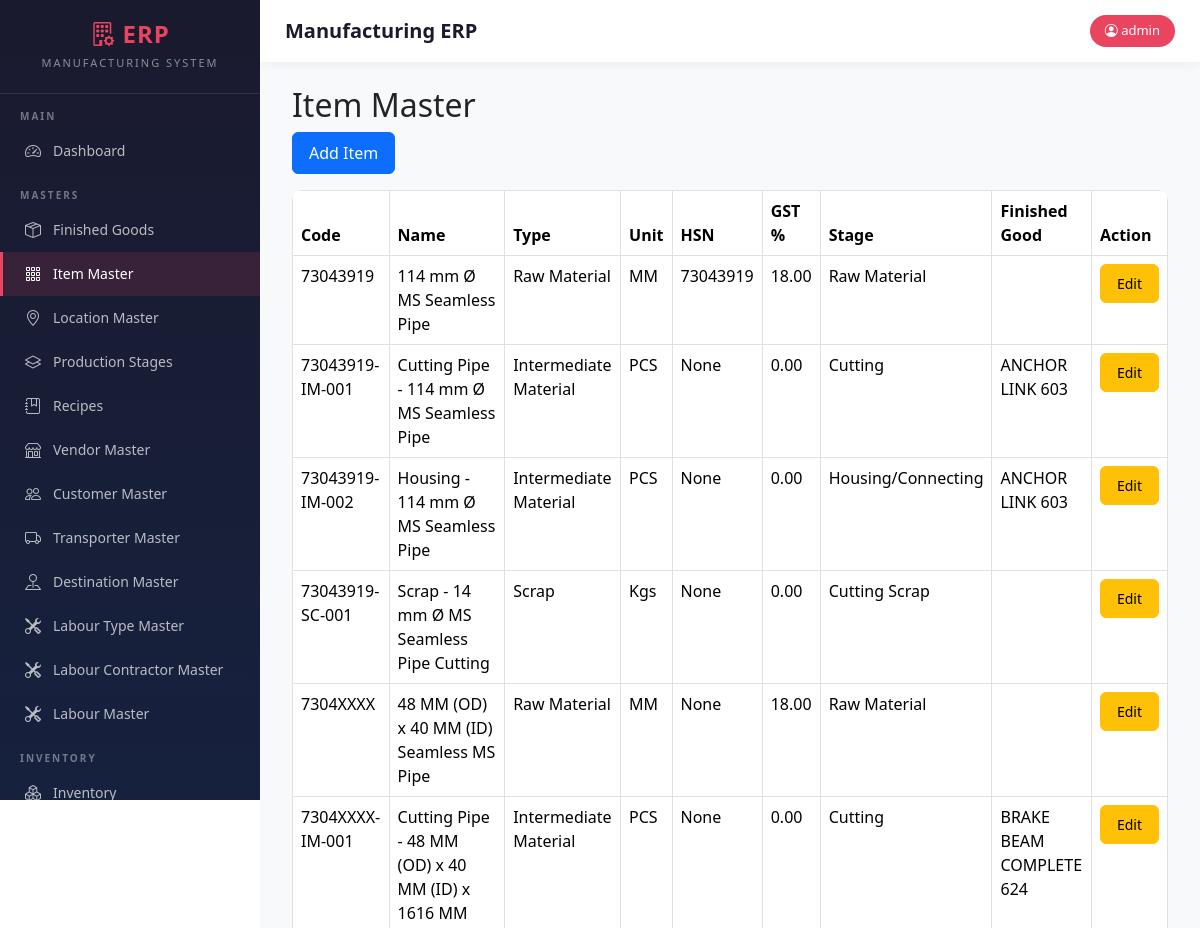
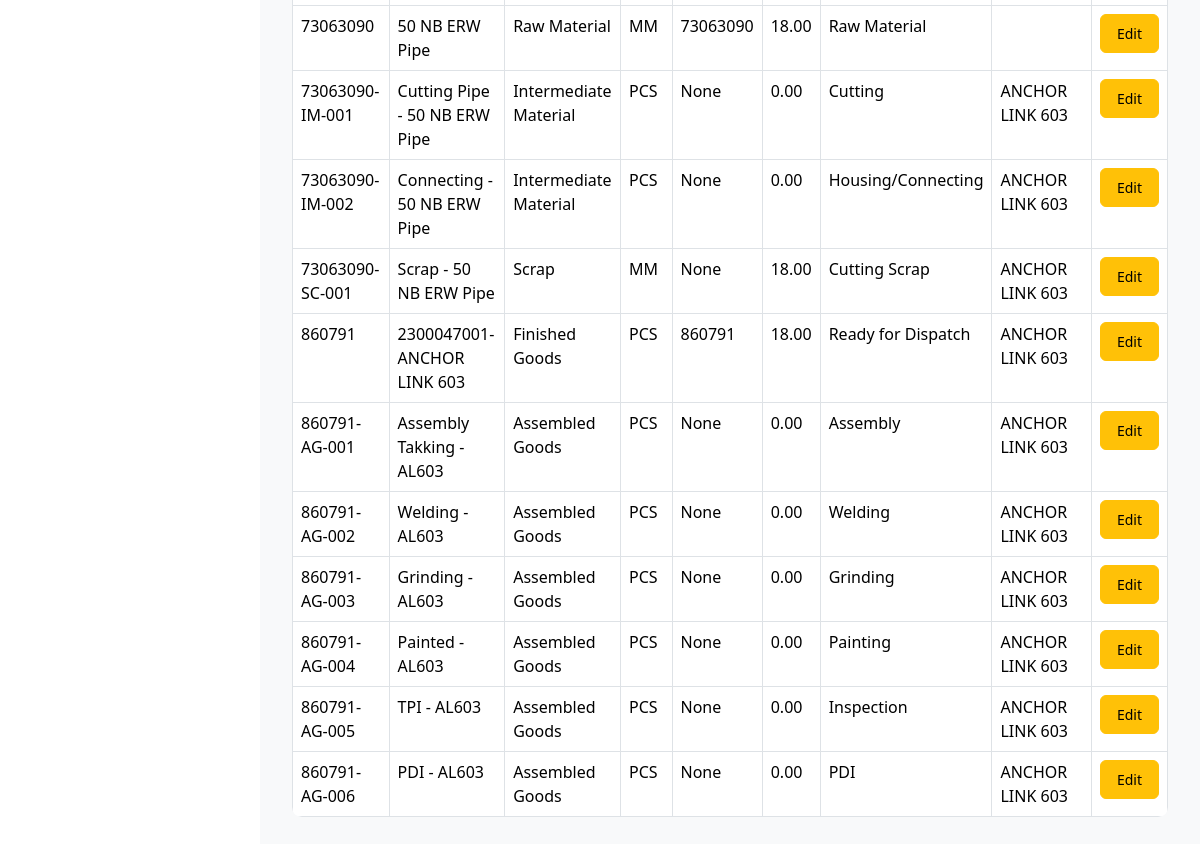
Screenshot of /items (signed in) with the database file from the repository (2 pictures, top to bottom).
### models.py (models this page shows)
class User(UserMixin, db.Model):
    __tablename__ = "users"
    id = db.Column(db.Integer, primary_key=True)
    username = db.Column(
        db.String(100),
        unique=True,
        nullable=False
    )
    password = db.Column(
        db.String(255),
        nullable=False
    )
    role = db.Column(
        db.String(20),
        nullable=False
    )

class ItemMaster(db.Model):
    __tablename__ = "item_master"
    id = db.Column(db.Integer, primary_key=True)
    item_code = db.Column(
        db.String(50),
        unique=True,
        nullable=False
    )
    item_name = db.Column(
        db.String(255),
        nullable=False
    )
    item_type = db.Column(
        db.String(50),
        nullable=False
    )
    production_stage = db.Column(
    db.String(100)
    )
    production_stage_id = db.Column(
    db.Integer,
    db.ForeignKey(
        "production_stage_master.id"
    ),
    nullable=True
    )
    production_stage_rel = db.relationship(
    "ProductionStageMaster"
    )
    unit = db.Column(
        db.String(20),
        nullable=False
    )
    finished_good_id = db.Column(
    db.Integer,
    db.ForeignKey("finished_goods.id"),
    nullable=True
    )
    hsn_code = db.Column(
    db.String(20)
    )
    gst_rate = db.Column(
    db.Float,
    default=18
    )
    active = db.Column(
        db.Boolean,
        default=True
    )

class ProductionStageMaster(db.Model):
    __tablename__ = "production_stage_master"
    id = db.Column(
        db.Integer,
        primary_key=True
    )
    stage_no = db.Column(
        db.Integer,
        nullable=False
    )
    stage_name = db.Column(
        db.String(100),
        nullable=False
    )
    active = db.Column(
        db.Boolean,
        default=True
    )

class FinishedGood(db.Model):
    __tablename__ = "finished_goods"
    id = db.Column(db.Integer, primary_key=True)
    fg_code = db.Column(
        db.String(50),
        unique=True,
        nullable=False
    )
    fg_name = db.Column(
        db.String(200),
        nullable=False
    )
    pl_number = db.Column(
        db.String(100),
        nullable=True
    )
    uvam_reference = db.Column(
        db.String(500),
        nullable=True
    )
    items = db.relationship(
    "ItemMaster",
    backref="finished_good",
    lazy=True
    )
    active = db.Column(
        db.Boolean,
        default=True
    )

### blueprints/masters/routes.py (the view)
@masters_bp.route("/items")
@login_required
def items():
    item_list = ItemMaster.query.order_by(
        ItemMaster.item_code
        ).all()
    return render_template(
        "items.html",
        item_list=item_list
    )

### app.py (called while the page is built)
@login_manager.user_loader
def load_user(user_id):
    return User.query.get(int(user_id))

### templates/items.html
{% extends "base.html" %}
{% block content %}
<div class="container mt-4">
    <h2>Item Master</h2>
    <a href="/items/add"
       class="btn btn-primary mb-3">
        Add Item
    </a>
    <table class="table table-bordered">
        <thead>
            <tr>
                <th>Code</th>
                <th>Name</th>
                <th>Type</th>
                <th>Unit</th>
                <th>
                    HSN
                </th>
                <th>
                    GST %
                </th>
                <th>Stage</th>
                <th>Finished Good</th>
                <th>Action</th>
            </tr>
        </thead>
        <tbody>
            {% for item in item_list %}
            <tr>
                <td>{{ item.item_code }}</td>
                <td>{{ item.item_name }}</td>
                <td>{{ item.item_type }}</td>
                <td>{{ item.unit }}</td>
                <td>
                    {{ item.hsn_code }}
                </td>
                <td>
                    {{ "%.2f"|format(item.gst_rate or 0) }}
                </td>
                <td>
                    {% if item.production_stage_rel %}
                    {{ item.production_stage_rel.stage_name }}
                    {% endif %}
                </td>
                <td>
                    {{ item.finished_good.fg_name if item.finished_good else '' }}
                </td>
                <td>
                    <a href="/items/edit/{{ item.id }}"
                       class="btn btn-sm btn-warning">
                        Edit
                    </a>
                </td>
            </tr>
            {% endfor %}
        </tbody>
    </table>
</div>
{% endblock %}

### templates/base.html (shortened to what this page needs)
<!DOCTYPE html>
<html>
<head>
<link href="https://cdn.jsdelivr.net/npm/bootstrap@5.3.3/dist/css/bootstrap.min.css" rel="stylesheet">
<link href="https://cdn.jsdelivr.net/npm/select2@4.1.0-rc.0/dist/css/select2.min.css" rel="stylesheet" />
<link href="https://cdn.jsdelivr.net/npm/tom-select/dist/css/tom-select.bootstrap5.min.css" rel="stylesheet">
<link rel="stylesheet" href="https://cdn.datatables.net/1.13.8/css/jquery.dataTables.min.css">
<link rel="stylesheet" href="https://cdn.datatables.net/buttons/2.4.2/css/buttons.dataTables.min.css">
<link rel="stylesheet" href="https://cdn.datatables.net/fixedheader/3.4.0/css/fixedHeader.dataTables.min.css">
<link rel="stylesheet" href="https://cdn.datatables.net/fixedcolumns/4.3.0/css/fixedColumns.dataTables.min.css">
<link rel="stylesheet" href="https://cdn.jsdelivr.net/npm/bootstrap-icons@1.11.3/font/bootstrap-icons.min.css">
</head>
<body>
<div class="sidebar">
    <div class="sidebar-brand">
        <h4><i class="bi bi-building-gear"></i> ERP</h4>
        <small>Manufacturing System</small>
    </div>
    <div class="nav-section">Main</div>
    <ul class="nav flex-column">
        <li class="nav-item">
            <a class="nav-link" href="/dashboard">
                <i class="bi bi-speedometer2"></i> Dashboard
            </a>
        </li>
    </ul>
    <div class="nav-section">Masters</div>
    <ul class="nav flex-column">
        <li class="nav-item">
            <a class="nav-link" href="/finished-goods">
                <i class="bi bi-box-seam"></i> Finished Goods
            </a>
        </li>
        <li class="nav-item">
            <a class="nav-link" href="/items">
                <i class="bi bi-grid-3x3-gap"></i> Item Master
            </a>
        </li>
        <li class="nav-item">
            <a class="nav-link" href="/locations">
                <i class="bi bi-geo-alt"></i> Location Master
            </a>
        </li>
        <li class="nav-item">
            <a class="nav-link" href="/production-stages">
                <i class="bi bi-layers"></i> Production Stages
            </a>
        </li>
        <li class="nav-item">
            <a class="nav-link" href="/recipes">
                <i class="bi bi-journal-bookmark"></i> Recipes
            </a>
        </li>
        <li class="nav-item">
            <a class="nav-link" href="/vendors">
                <i class="bi bi-shop"></i> Vendor Master
            </a>
        </li>
        <li class="nav-item">
            <a class="nav-link" href="/customers">
                <i class="bi bi-people"></i> Customer Master
            </a>
        </li>
        <li class="nav-item">
            <a class="nav-link" href="/transporter">
                <i class="bi bi-truck"></i> Transporter Master
            </a>
        </li>
        <li class="nav-item">
            <a class="nav-link" href="/destination">
                <i class="bi bi-pin-map"></i> Destination Master
            </a>
        </li>
                <li class="nav-item">
            <a class="nav-link" href="{{ url_for('labour.labour_types') }}">
                <i class="bi bi-tools"></i> Labour Type Master
            </a>
        </li>
                <li class="nav-item">
            <a class="nav-link" href="{{ url_for('labour.labour_contractors') }}">
                <i class="bi bi-tools"></i> Labour Contractor Master
            </a>
        </li>
        <li class="nav-item">
            <a class="nav-link" href="{{ url_for('labour.labour_master_list') }}">
                <i class="bi bi-tools"></i> Labour Master
            </a>
        </li>
    </ul>
    <div class="nav-section">Inventory</div>
    <ul class="nav flex-column">
        <li class="nav-item">
            <a class="nav-link" href="/inventory">
                <i class="bi bi-boxes"></i> Inventory
            </a>
        </li>
    </ul>
</div>
<div class="main-content">
    <div class="top-bar">
        <h5>{% block page_title %}Manufacturing ERP{% endblock %}</h5>
        <span class="user-badge">
            <i class="bi bi-person-circle"></i> {{ current_user.username }}
        </span>
    </div>
    {% block content %}{% endblock %}
</div>
</body>
</html>

### templates/base.html (style rules this page uses)
.sidebar { background: linear-gradient(180deg, #1a1a2e 0%, #16213e 100%); min-height: 100vh; height: 100vh; position: fixed; top: 0; left: 0; width: 260px; z-index: 1000; overflow-y: auto; overflow-x: hidden; transition: all 0.3s ease; }
.sidebar-brand { padding: 20px; border-bottom: 1px solid rgba(255,255,255,0.1); text-align: center; }
.sidebar-brand h4 { color: #e94560; font-weight: 700; margin: 0; letter-spacing: 1px; }
.sidebar-brand small { color: rgba(255,255,255,0.5); font-size: 11px; text-transform: uppercase; letter-spacing: 2px; }
.nav-section { padding: 15px 20px 5px; color: rgba(255,255,255,0.4); font-size: 10px; text-transform: uppercase; letter-spacing: 2px; font-weight: 600; }
.sidebar .nav-link { color: rgba(255,255,255,0.7); padding: 10px 20px; border-radius: 0; border-left: 3px solid transparent; transition: all 0.2s ease; font-size: 14px; display: flex; align-items: center; gap: 10px; }
.sidebar .nav-link.active { color: #fff; background: rgba(233, 69, 96, 0.15); border-left-color: #e94560; }
.sidebar .nav-link i { font-size: 16px; width: 20px; text-align: center; }
.main-content { margin-left: 260px; padding: 20px; min-height: 100vh; background: #f8f9fa; }
.top-bar { background: #fff; padding: 15px 25px; margin: -20px -20px 20px -20px; box-shadow: 0 2px 10px rgba(0,0,0,0.05); display: flex; justify-content: space-between; align-items: center; }
.top-bar h5 { margin: 0; color: #1a1a2e; font-weight: 600; }
.user-badge { background: #e94560; color: #fff; padding: 6px 15px; border-radius: 20px; font-size: 13px; font-weight: 500; }
.table { background: #fff; border-radius: 10px; overflow: hidden; }
.btn { border-radius: 6px; font-weight: 500; padding: 8px 16px; transition: all 0.2s ease; }
.btn-primary { background: #0d6efd; border-color: #0d6efd; }

### rows the page displays
User: username "admin"
ItemMaster: item_code "73043919", item_name "114 mm Ø MS Seamless Pipe", item_type "Raw Material", unit "MM", hsn_code "73043919", gst_rate "18.00", production_stage_rel.stage_name "Raw Material"
ItemMaster: item_code "73043919-IM-001", item_name "Cutting Pipe - 114 mm Ø MS Seamless Pipe", item_type "Intermediate Material", unit "PCS", hsn_code "None", gst_rate "0.00", production_stage_rel.stage_name "Cutting", finished_good "ANCHOR LINK 603"
ItemMaster: item_code "73043919-IM-002", item_name "Housing - 114 mm Ø MS Seamless Pipe", item_type "Intermediate Material", unit "PCS", hsn_code "None", gst_rate "0.00", production_stage_rel.stage_name "Housing/Connecting", finished_good "ANCHOR LINK 603"
ItemMaster: item_code "73043919-SC-001", item_name "Scrap - 14 mm Ø MS Seamless Pipe Cutting", item_type "Scrap", unit "Kgs", hsn_code "None", gst_rate "0.00", production_stage_rel.stage_name "Cutting Scrap"
ItemMaster: item_code "7304XXXX", item_name "48 MM (OD) x 40 MM (ID) Seamless MS Pipe", item_type "Raw Material", unit "MM", hsn_code "None", gst_rate "18.00", production_stage_rel.stage_name "Raw Material"
ItemMaster: item_code "7304XXXX-IM-001", item_name "Cutting Pipe - 48 MM (OD) x 40 MM (ID) x 1616 MM", item_type "Intermediate Material", unit "PCS", hsn_code "None", gst_rate "0.00", production_stage_rel.stage_name "Cutting", finished_good "BRAKE BEAM COMPLETE 624"
ItemMaster: item_code "73063090", item_name "50 NB ERW Pipe", item_type "Raw Material", unit "MM", hsn_code "73063090", gst_rate "18.00", production_stage_rel.stage_name "Raw Material"
ItemMaster: item_code "73063090-IM-001", item_name "Cutting Pipe - 50 NB ERW Pipe", item_type "Intermediate Material", unit "PCS", hsn_code "None", gst_rate "0.00", production_stage_rel.stage_name "Cutting", finished_good "ANCHOR LINK 603"
ItemMaster: item_code "73063090-IM-002", item_name "Connecting - 50 NB ERW Pipe", item_type "Intermediate Material", unit "PCS", hsn_code "None", gst_rate "0.00", production_stage_rel.stage_name "Housing/Connecting", finished_good "ANCHOR LINK 603"
ItemMaster: item_code "73063090-SC-001", item_name "Scrap - 50 NB ERW Pipe", item_type "Scrap", unit "MM", hsn_code "None", gst_rate "18.00", production_stage_rel.stage_name "Cutting Scrap", finished_good "ANCHOR LINK 603"
ItemMaster: item_code "860791", item_name "2300047001-ANCHOR LINK 603", item_type "Finished Goods", unit "PCS", hsn_code "860791", gst_rate "18.00", production_stage_rel.stage_name "Ready for Dispatch", finished_good "ANCHOR LINK 603"
ItemMaster: item_code "860791-AG-001", item_name "Assembly Takking - AL603", item_type "Assembled Goods", unit "PCS", hsn_code "None", gst_rate "0.00", production_stage_rel.stage_name "Assembly", finished_good "ANCHOR LINK 603"
ItemMaster: item_code "860791-AG-002", item_name "Welding - AL603", item_type "Assembled Goods", unit "PCS", hsn_code "None", gst_rate "0.00", production_stage_rel.stage_name "Welding", finished_good "ANCHOR LINK 603"
ItemMaster: item_code "860791-AG-003", item_name "Grinding - AL603", item_type "Assembled Goods", unit "PCS", hsn_code "None", gst_rate "0.00", production_stage_rel.stage_name "Grinding", finished_good "ANCHOR LINK 603"
ItemMaster: item_code "860791-AG-004", item_name "Painted - AL603", item_type "Assembled Goods", unit "PCS", hsn_code "None", gst_rate "0.00", production_stage_rel.stage_name "Painting", finished_good "ANCHOR LINK 603"
ItemMaster: item_code "860791-AG-005", item_name "TPI - AL603", item_type "Assembled Goods", unit "PCS", hsn_code "None", gst_rate "0.00", production_stage_rel.stage_name "Inspection", finished_good "ANCHOR LINK 603"
ItemMaster: item_code "860791-AG-006", item_name "PDI - AL603", item_type "Assembled Goods", unit "PCS", hsn_code "None", gst_rate "0.00", production_stage_rel.stage_name "PDI", finished_good "ANCHOR LINK 603"
